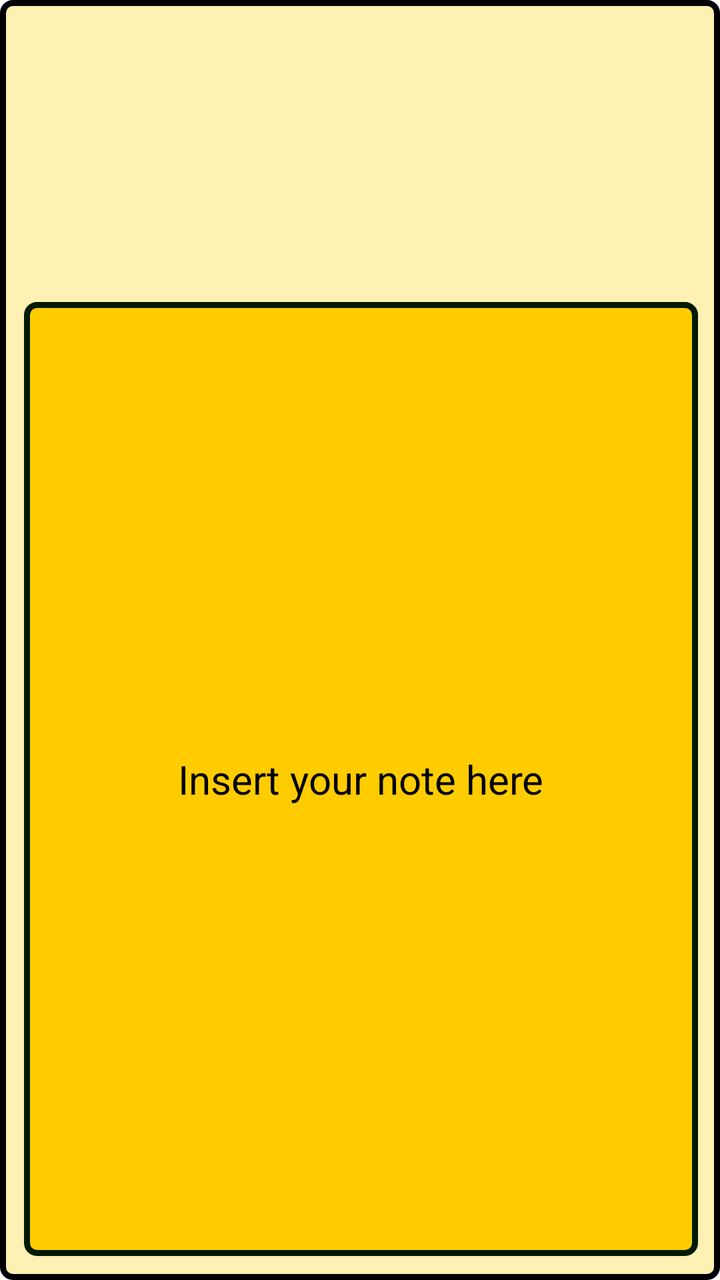
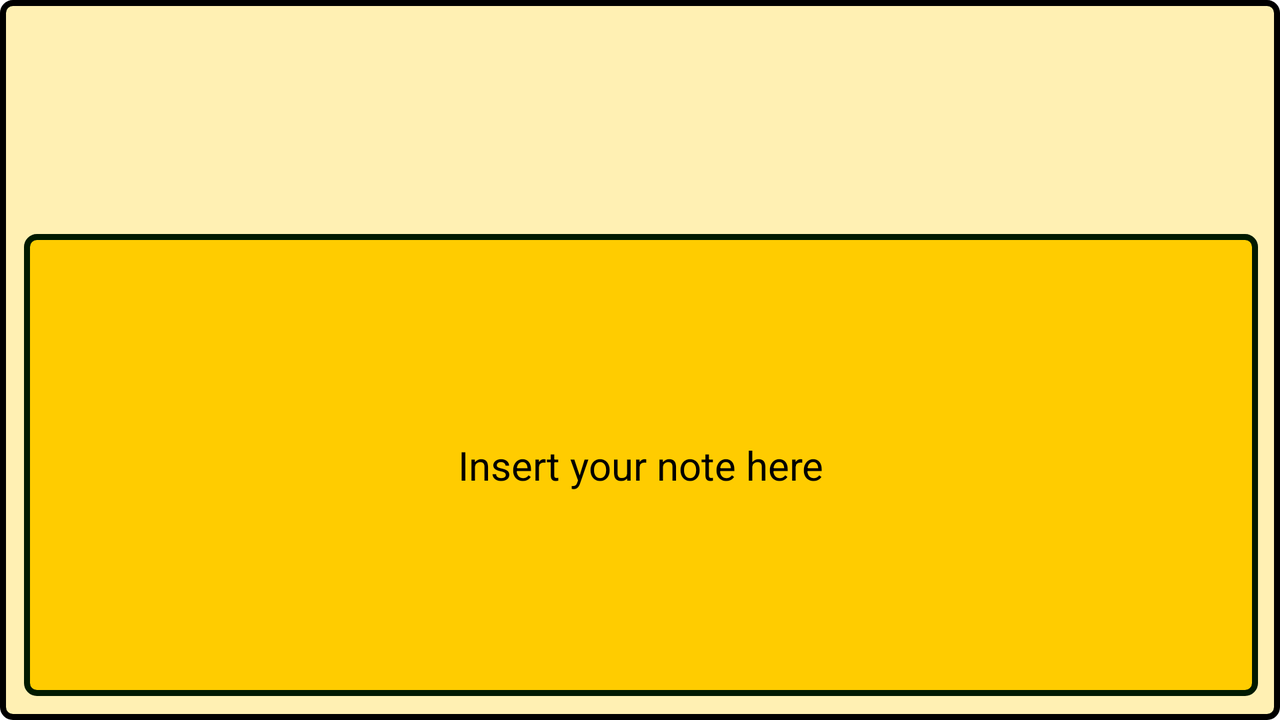

Two renders of one Android screen. The first uses the default layout on a phone; the second uses the alternative layout the repository ships for a different screen configuration, on a matching device. The two XML files are below.
<!-- AndroidManifest.xml: application theme Theme.finaleProject -->
<!-- res/layout/details_fragment.xml -->
<?xml version="1.0" encoding="utf-8"?>
<RelativeLayout xmlns:android="http://schemas.android.com/apk/res/android"
    xmlns:app="http://schemas.android.com/apk/res-auto"
    xmlns:tools="http://schemas.android.com/tools"
    android:layout_width="match_parent"
    android:layout_height="match_parent"
    android:id="@+id/details_fragment"
    android:background="@drawable/image_rounded"

    android:clickable="true">

    <TextView
        android:id="@+id/tvNoteTitle"
        android:layout_width="wrap_content"
        android:layout_height="wrap_content"
        android:layout_alignParentTop="true"
        android:layout_centerHorizontal="true"
        android:layout_marginEnd="0dp"
        android:padding="10dp"
        android:textSize="20dp"
        android:textColor="@color/black"
        app:layout_constraintBottom_toBottomOf="parent"
        app:layout_constraintEnd_toEndOf="parent"
        app:layout_constraintStart_toStartOf="parent"
        app:layout_constraintTop_toTopOf="parent" />

    <TextView
        android:id="@+id/tvDueDate"
        android:layout_width="375dp"
        android:layout_height="wrap_content"
        android:layout_alignParentStart="true"
        android:layout_alignParentTop="true"
        android:layout_centerHorizontal="true"
        android:layout_marginStart="20dp"
        android:layout_marginTop="77dp"
        android:text=""
        android:textColor="@color/black"
        android:textSize="20dp" />

    <EditText
        android:id="@+id/edNoteContent"
        android:layout_width="400dp"
        android:layout_height="440dp"
        android:layout_alignParentTop="true"
        android:layout_alignParentEnd="true"
        android:layout_alignParentBottom="true"
        android:layout_centerHorizontal="true"
        android:layout_marginStart="12dp"
        android:layout_marginTop="151dp"
        android:layout_marginEnd="11dp"
        android:layout_marginBottom="12dp"
        android:background="@drawable/border_for_et"
        android:gravity="center_horizontal|center_vertical"
        android:hint="Insert your note here"
        android:inputType="textMultiLine"
        android:text=""
        android:textColor="@color/black"
        android:textColorHint="@color/black"
        android:textSize="20dp" />


</RelativeLayout>
<!-- resources referenced by this layout -->
<resources>
  <!-- drawable border_for_et (drawable) -->
  <?xml version="1.0" encoding="utf-8"?>
  <selector xmlns:android="http://schemas.android.com/apk/res/android">
      <item>
          <shape android:shape="rectangle">
              <solid android:color="#ffcc00"/>
              <corners
                  android:bottomLeftRadius="5dp"
                  android:bottomRightRadius="5dp"
                  android:radius="5dp"
                  android:topLeftRadius="5dp"
                  android:topRightRadius="5dp" />
  
              <stroke
                  android:color="#001a00"
                  android:width="3dp"/>
          </shape>
      </item>
  </selector>
  <!-- drawable image_rounded (drawable) -->
  <?xml version="1.0" encoding="utf-8"?>
  <selector xmlns:android="http://schemas.android.com/apk/res/android">
      <item>
          <shape android:shape="rectangle">
              <solid android:color="#fff0b3"/>
              <corners
                  android:bottomLeftRadius="5dp"
                  android:bottomRightRadius="5dp"
                  android:radius="5dp"
                  android:topLeftRadius="5dp"
                  android:topRightRadius="5dp" />
  
              <stroke
                  android:color="#000000"
                  android:width="3dp"/>
          </shape>
      </item>
  </selector>
  <style name="Theme.finaleProject" parent="Theme.MaterialComponents.DayNight.DarkActionBar">
          
  
          <item name="colorPrimary">@color/purple_700</item>
          <item name="colorPrimaryVariant">@color/purple_700</item>
          <item name="colorOnPrimary">@color/black</item>
  
          
          <item name="colorSecondary">@color/teal_700</item>
          <item name="colorSecondaryVariant">@color/teal_700</item>
          <item name="colorOnSecondary">@color/black</item>
          
          <item name="android:statusBarColor" tools:targetApi="l">?attr/colorPrimaryVariant</item>
          
  
      </style>
</resources>
<!-- res/layout-land/details_fragment.xml (the repository's variant of the layout above) -->
<!-- drawn on the phone turned sideways -->
<?xml version="1.0" encoding="utf-8"?>
<RelativeLayout xmlns:android="http://schemas.android.com/apk/res/android"
    xmlns:app="http://schemas.android.com/apk/res-auto"
    xmlns:tools="http://schemas.android.com/tools"
    android:layout_width="match_parent"
    android:layout_height="match_parent"
    android:id="@+id/details_fragment"
    android:background="@drawable/image_rounded"
    android:clickable="true">

    <TextView
        android:id="@+id/tvNoteTitle"
        android:layout_width="wrap_content"
        android:layout_height="wrap_content"
        android:layout_alignParentTop="true"
        android:layout_centerHorizontal="true"
        android:layout_marginTop="18dp"
        android:layout_marginEnd="0dp"
        android:padding="10dp"
        android:textColor="@color/black"
        android:textSize="20dp"
        app:layout_constraintBottom_toBottomOf="parent"
        app:layout_constraintEnd_toEndOf="parent"
        app:layout_constraintStart_toStartOf="parent"
        app:layout_constraintTop_toTopOf="parent" />

    <TextView
        android:id="@+id/tvDueDate"
        android:layout_width="571dp"
        android:layout_height="37dp"
        android:layout_alignParentStart="true"
        android:layout_alignParentTop="true"
        android:layout_centerHorizontal="true"
        android:layout_marginStart="32dp"
        android:layout_marginTop="67dp"
        android:text=""
        android:textColor="@color/black" />

    <EditText
        android:id="@+id/edNoteContent"
        android:layout_width="660dp"
        android:layout_height="202dp"
        android:layout_alignParentStart="true"
        android:layout_alignParentTop="true"
        android:layout_alignParentEnd="true"
        android:layout_alignParentBottom="true"
        android:layout_centerInParent="true"
        android:layout_marginStart="12dp"
        android:layout_marginTop="117dp"
        android:layout_marginEnd="11dp"
        android:layout_marginBottom="12dp"
        android:background="@drawable/border_for_et"
        android:gravity="center_horizontal|center_vertical"
        android:hint="Insert your note here"
        android:inputType="textMultiLine"
        android:text=""
        android:textColor="@color/black"
        android:textColorHint="@color/black"
        android:textSize="20dp" />


</RelativeLayout>
